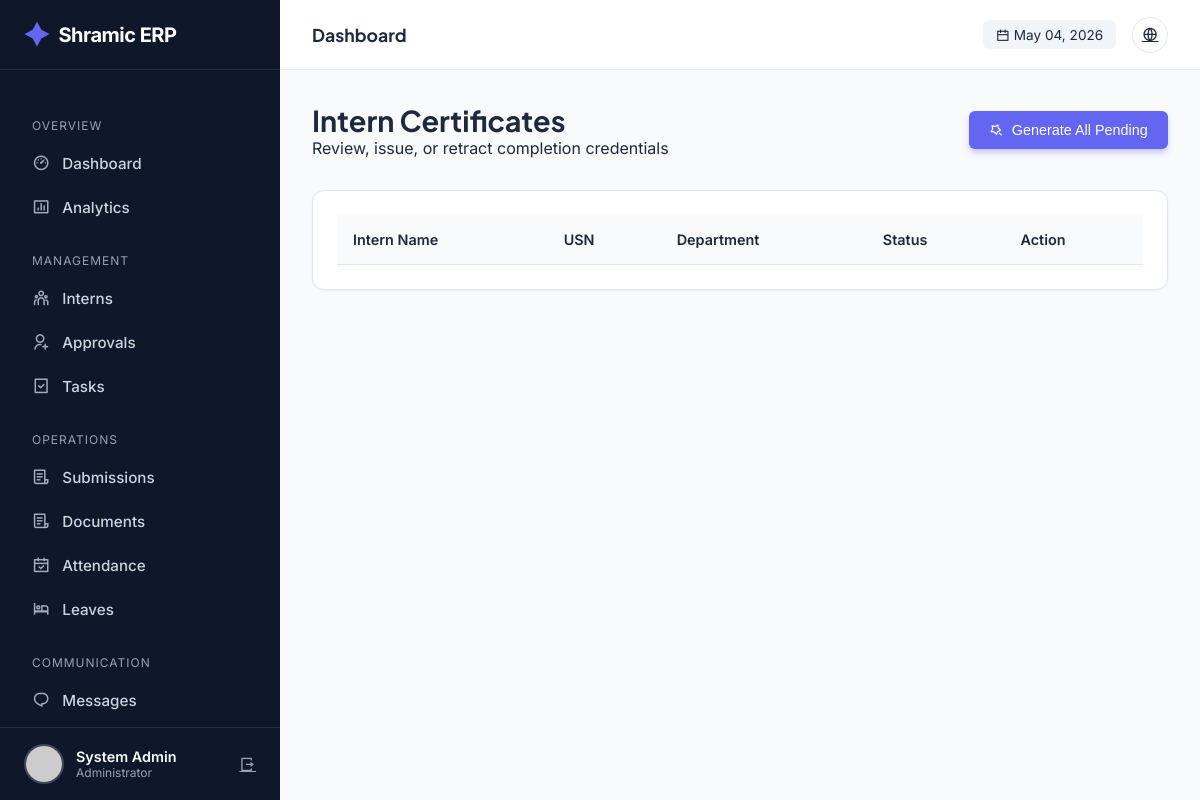
The page /admin/certificates (signed in) on the database as committed earlier.
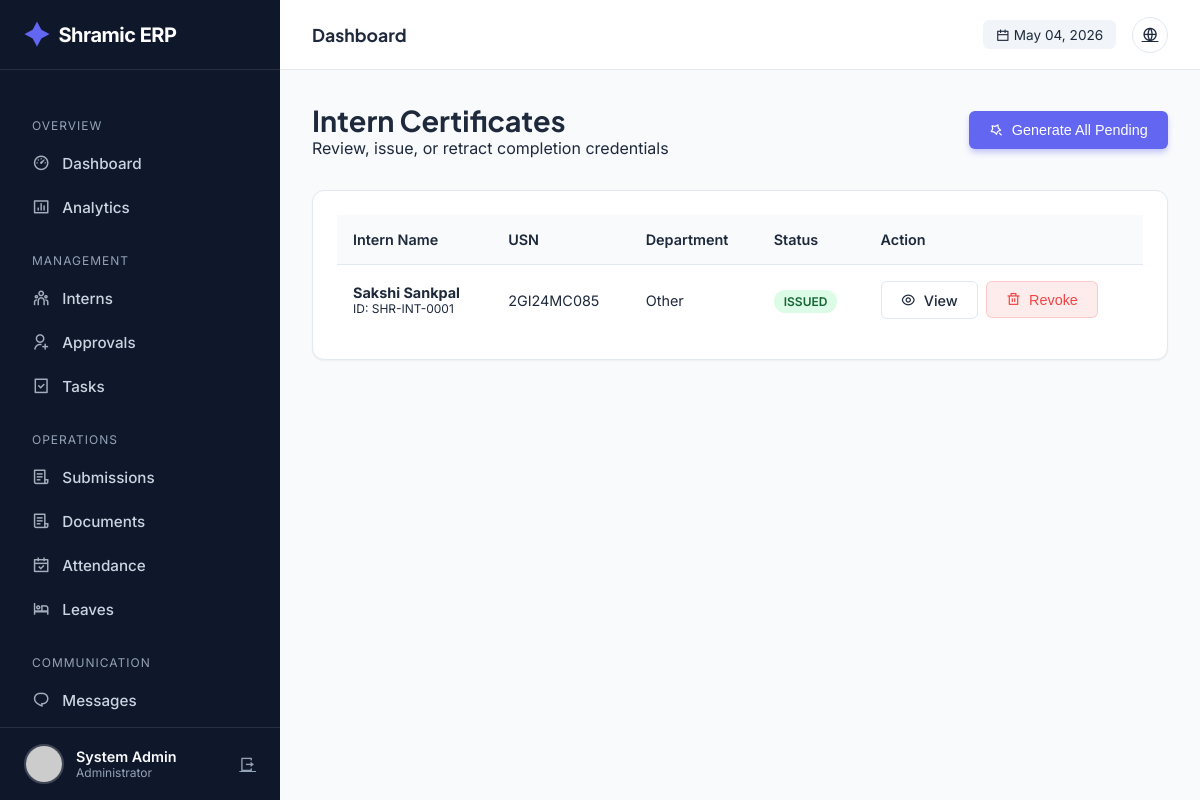
The same page on the database as committed later.
### tables this page shows
CREATE TABLE certificates (
            id INTEGER PRIMARY KEY AUTOINCREMENT,
            user_id INTEGER,
            certificate_type TEXT NOT NULL,
            issue_date DATE DEFAULT CURRENT_DATE,
            certificate_number TEXT UNIQUE,
            file_url TEXT,
            verification_code TEXT UNIQUE,
            performance_grade TEXT,
            skills_acquired TEXT,
            projects_completed INTEGER,
            created_at TIMESTAMP DEFAULT CURRENT_TIMESTAMP,
            FOREIGN KEY (user_id) REFERENCES users(id)
        );

CREATE TABLE users (
            id INTEGER PRIMARY KEY AUTOINCREMENT,
            intern_id TEXT UNIQUE,
            usn TEXT UNIQUE NOT NULL,
            full_name TEXT NOT NULL,
            phone TEXT NOT NULL,
            email TEXT UNIQUE NOT NULL,
            password_hash TEXT NOT NULL,
            role TEXT NOT NULL,
            photo_url TEXT,
            status TEXT DEFAULT 'PENDING',
            is_admin BOOLEAN DEFAULT 0,
            department TEXT,
            join_date DATE,
            emergency_contact TEXT,
            address TEXT,
            last_login TIMESTAMP,
            login_count INTEGER DEFAULT 0,
            created_at TIMESTAMP DEFAULT CURRENT_TIMESTAMP,
            updated_at TIMESTAMP DEFAULT CURRENT_TIMESTAMP
        );

### app.py (the view)
@app.route('/admin/certificates')
@login_required
@admin_required
def admin_certificates():
    conn = get_db_connection()
    cur = conn.cursor()
    cur.execute("""
        SELECT u.id, u.intern_id, u.full_name, u.role, u.department, u.usn,
               c.id as cert_id, c.certificate_number, c.issue_date
        FROM users u
        LEFT JOIN certificates c ON u.id = c.user_id
        WHERE u.is_admin = 0 AND u.status = 'APPROVED'
        ORDER BY u.full_name ASC
    """)
    interns = cur.fetchall()
    conn.close()
    return render_template('admin/certificates.html', interns=interns)

### app.py (called while the page is built)
@app.before_request
def make_session_permanent():
    session.permanent = True
    app.permanent_session_lifetime = timedelta(days=365)
    if current_user.is_authenticated:
        try:
            conn = get_db_connection()
            cur = conn.cursor()
            current_timestamp = format_datetime(get_current_datetime())
            cur.execute("UPDATE users SET updated_at = ? WHERE id = ?",
                       (current_timestamp, current_user.id))
            conn.commit()
            conn.close()
        except:
            pass

def get_db_connection():
    conn = sqlite3.connect(DATABASE)
    conn.row_factory = sqlite3.Row
    return conn

def get_current_datetime():
    return datetime.now(TIMEZONE)

def format_datetime(dt, format_str='%Y-%m-%d %H:%M:%S'):
    if dt is None: return None
    if isinstance(dt, str): return dt
    return dt.strftime(format_str)

@login_manager.user_loader
def load_user(user_id):
    conn = get_db_connection()
    cur = conn.cursor()
    cur.execute("SELECT * FROM users WHERE id = ?", (user_id,))
    user_data = cur.fetchone()
    conn.close()
    return User(dict(user_data)) if user_data else None

### templates/admin/certificates.html (shortened to what this page needs)
{% extends "admin/base.html" %}  {% block content %}
<div
  style="
    display: flex;
    justify-content: space-between;
    align-items: center;
    margin-bottom: 2rem;
  "
>
  <div>
    <h2 style="font-size: 1.8rem; font-weight: 700">Intern Certificates</h2>
    <p style="color: var(--text-secondary)">
      Review, issue, or retract completion credentials
    </p>
  </div>
  <form
    action="{{ url_for('admin_generate_all_certificates') }}"
    method="POST"
    onsubmit="
      return confirm('Generate certificates for all eligible interns?');
    "
  >
    <button class="btn btn-primary">
      <i class="ri-magic-line"></i> Generate All Pending
    </button>
  </form>
</div>
<div class="card">
  <div class="table-container">
    <table>
      <thead>
        <tr>
          <th>Intern Name</th>
          <th>USN</th>
          <th>Department</th>
          <th>Status</th>
          <th>Action</th>
        </tr>
      </thead>
      <tbody>
        {% for intern in interns %}
        <tr>
          <td>
            <div style="font-weight: 700">{{ intern.full_name }}</div>
            <div style="font-size: 0.75rem; color: var(--text-secondary)">
              ID: {{ intern.intern_id }}
            </div>
          </td>
          <td>{{ intern.usn }}</td>
          <td>{{ intern.department }}</td>
          <td>
            {% if intern.cert_id %}
            <span class="badge badge-success">Issued</span>
            {% else %}
            <span class="badge" style="background: #f1f5f9; color: #64748b"
              >Not Issued</span
            >
            {% endif %}
          </td>
          <td>
            {% if intern.cert_id %}
            <div style="display: flex; gap: 8px">
              <a
                href="{{ url_for('admin_view_certificate', cert_id=intern.cert_id) }}"
                class="btn btn-outline btn-sm"
              >
                <i class="ri-eye-line"></i> View
              </a>
              <form
                action="{{ url_for('admin_delete_certificate', cert_id=intern.cert_id) }}"
                method="POST"
                onsubmit="return confirm('REVOKE CERTIFICATE?');"
              >
                <button
                  class="btn btn-sm"
                  style="
                    background: rgba(239, 68, 68, 0.1);
                    color: #ef4444;
                    border: 1px solid rgba(239, 68, 68, 0.2);
                  "
                >
                  <i class="ri-delete-bin-line"></i> Revoke
                </button>
              </form>
            </div>
            {% endif %}
          </td>
        </tr>
        {% endfor %}
      </tbody>
    </table>
  </div>
</div>
{% endblock %}

Rows that differ between the two databases and show on the page:
added certificates: full_name "Sakshi Sankpal", intern_id "SHR-INT-0001", usn "2GI24MC085", department "Other", shows "ISSUED"
